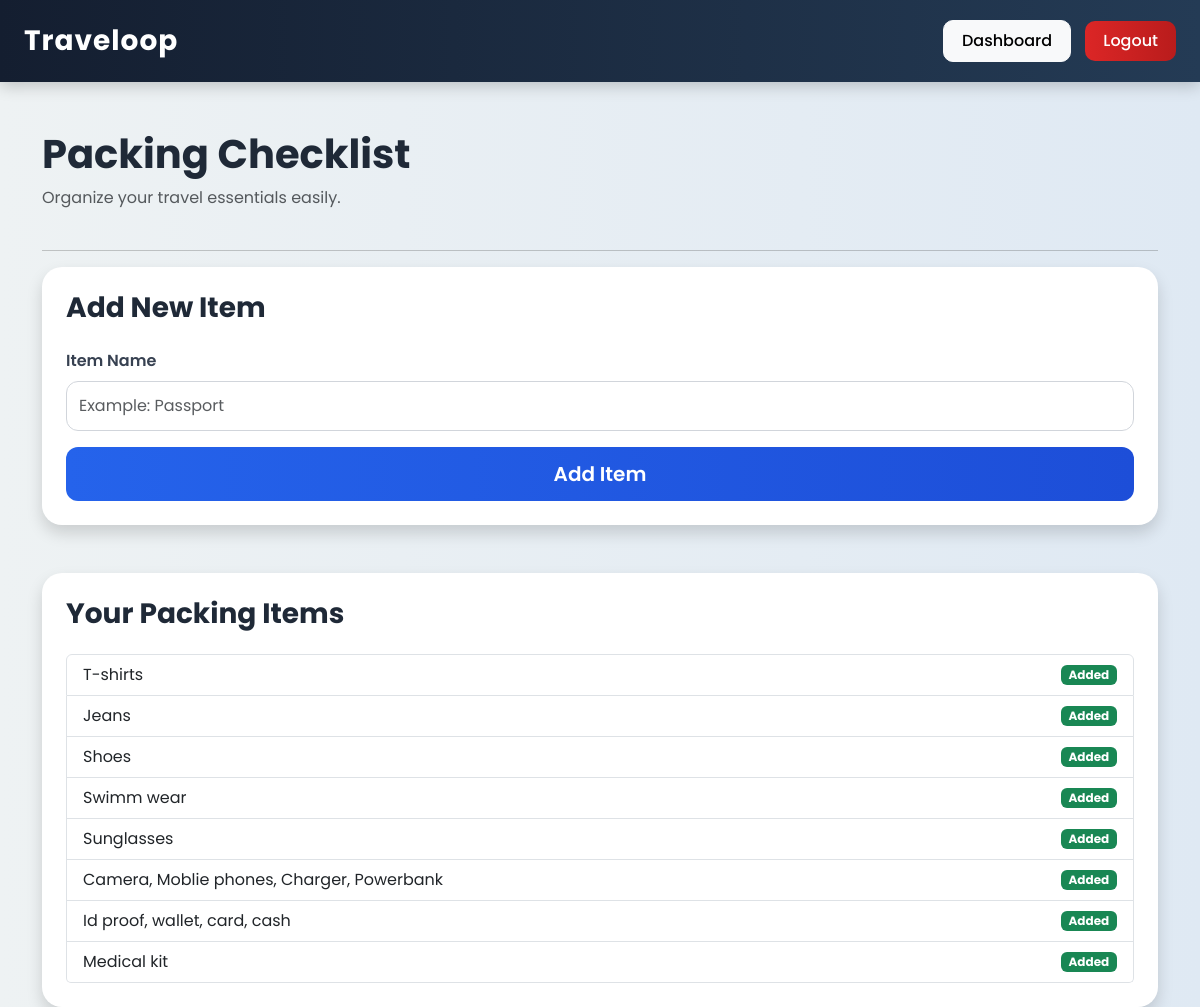
Screenshot of /packing/2 (signed in) with the database file from the repository.
### app.py (models this page shows)
class PackingItem(db.Model):
    id = db.Column(db.Integer, primary_key=True)
    item_name = db.Column(db.String(100))
    packed = db.Column(db.Boolean, default=False)
    trip_id = db.Column(db.Integer, db.ForeignKey('trip.id'))

### app.py (the view, shortened to what this page needs)
@app.route('/packing/<int:trip_id>', methods=['GET', 'POST'])
@login_required
def packing(trip_id):
    items = PackingItem.query.filter_by(
        trip_id=trip_id
    ).all()
    return render_template(
        'packing.html',
        items=items
    )

### app.py (called while the page is built)
@login_manager.user_loader
def load_user(user_id):
    return User.query.get(int(user_id))

### templates/packing.html
{% extends 'base.html' %}
{% block content %}
<div class="d-flex justify-content-between align-items-center mb-4">
    <div>
        <h1>
            Packing Checklist
        </h1>
        <p class="text-muted">
            Organize your travel essentials easily.
        </p>
    </div>
</div>
<hr>
<div class="card shadow p-4 mb-5">
    <h3 class="mb-4">
        Add New Item
    </h3>
    <form method="POST">
        <div class="mb-3">
            <label class="form-label">
                Item Name
            </label>
            <input
                type="text"
                name="item_name"
                class="form-control"
                placeholder="Example: Passport"
                required
            >
        </div>
        <div class="d-grid">
            <button
                type="submit"
                class="btn btn-primary btn-lg">
                Add Item
            </button>
        </div>
    </form>
</div>
<div class="card shadow p-4">
    <h3 class="mb-4">
        Your Packing Items
    </h3>
    {% if items %}
    <ul class="list-group">
        {% for item in items %}
        <li class="list-group-item d-flex justify-content-between align-items-center">
            <span>
                {{ item.item_name }}
            </span>
            <span class="badge bg-success">
                Added
            </span>
        </li>
        {% endfor %}
    </ul>
    {% else %}
    <div class="alert alert-info">
        No packing items added yet.
        Add your first travel essential.
    </div>
    {% endif %}
</div>
{% endblock %}

### static/style.css (style rules this page uses)
* { margin: 0; padding: 0; box-sizing: border-box; }
body { font-family: 'Poppins', sans-serif; background: linear-gradient( to right, #eef2f3, #dfe9f3 ); min-height: 100vh; color: #333; }
.card { border: none; border-radius: 20px; overflow: hidden; background: #ffffff; box-shadow: 0 8px 25px rgba(0,0,0,0.08); transition: all 0.3s ease; }
h1, h2, h3, h4 { font-weight: 700; color: #1f2937; }
p { color: #555; }
.form-label { font-weight: 600; margin-bottom: 8px; color: #374151; }
.form-control { border-radius: 12px; padding: 12px; border: 1px solid #d1d5db; transition: 0.3s; }
.btn { border-radius: 12px; padding: 12px 20px; font-weight: 600; transition: all 0.3s ease; }
.btn-primary { background: linear-gradient( to right, #2563eb, #1d4ed8 ); border: none; }

### rows the page displays
PackingItem: item_name "T-shirts"
PackingItem: item_name "Jeans"
PackingItem: item_name "Shoes"
PackingItem: item_name "Swimm wear"
PackingItem: item_name "Sunglasses"
PackingItem: item_name "Camera, Moblie phones, Charger, Powerbank"
PackingItem: item_name "Id proof, wallet, card, cash"
PackingItem: item_name "Medical kit"
